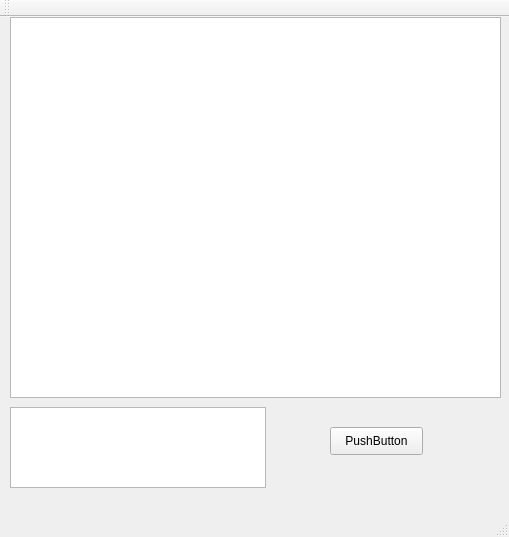
<?xml version="1.0" encoding="UTF-8"?>
<ui version="4.0">
 <class>MainWindow</class>
 <widget class="QMainWindow" name="MainWindow">
  <property name="geometry">
   <rect>
    <x>0</x>
    <y>0</y>
    <width>509</width>
    <height>537</height>
   </rect>
  </property>
  <property name="windowTitle">
   <string>MainWindow</string>
  </property>
  <widget class="QWidget" name="centralWidget">
   <widget class="QGraphicsView" name="graphicsView">
    <property name="geometry">
     <rect>
      <x>10</x>
      <y>0</y>
      <width>491</width>
      <height>381</height>
     </rect>
    </property>
   </widget>
   <widget class="QPushButton" name="pushButton">
    <property name="geometry">
     <rect>
      <x>330</x>
      <y>410</y>
      <width>93</width>
      <height>28</height>
     </rect>
    </property>
    <property name="text">
     <string>PushButton</string>
    </property>
   </widget>
   <widget class="QTextBrowser" name="textBrowser">
    <property name="geometry">
     <rect>
      <x>10</x>
      <y>390</y>
      <width>256</width>
      <height>81</height>
     </rect>
    </property>
   </widget>
  </widget>
  <widget class="QMenuBar" name="menuBar">
   <property name="geometry">
    <rect>
     <x>0</x>
     <y>0</y>
     <width>509</width>
     <height>26</height>
    </rect>
   </property>
  </widget>
  <widget class="QToolBar" name="mainToolBar">
   <attribute name="toolBarArea">
    <enum>TopToolBarArea</enum>
   </attribute>
   <attribute name="toolBarBreak">
    <bool>false</bool>
   </attribute>
  </widget>
  <widget class="QStatusBar" name="statusBar"/>
 </widget>
 <layoutdefault spacing="6" margin="11"/>
 <resources/>
 <connections/>
</ui>
